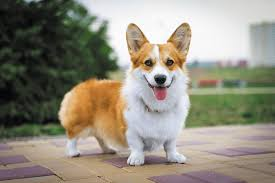
#> input picture CHAPTER08/images/affine.jpg, 275 x 183 px
$ python 08.affine_combination.py
#> lines starting #> are read from the running program, lines starting #| are printed output that depends on the picture
### Common/interpolation.py
import numpy as np, math, cv2
from Common.functions import contain

# [53 lines left out: functions scaling, scaling_nearest, bilinear_value, rotate_pt, not called in this run]

def affine_transform(img,mat):
    size = img.shape[::-1]
    rows, cols = img.shape[:2]
    inv_mat = cv2.invertAffineTransform(mat)
    # 리스트 생성 방식
    pts = [np.dot(inv_mat, (j, i, 1)) for i in range(rows) for j in range(cols)]
    dst = [bilinear_value(img, p) if contain(p, size) else 0 for p in pts]
    dst = np.reshape(dst, (rows, cols)).astype('uint8')

    # [6 lines of commented-out code are left out]

    return dst

### CHAPTER08/08.affine_combination.py
import numpy as np, math, cv2
from Common.interpolation import affine_transform

def getAffineMat(center, degree, fx=1, fy=1, translate=(0,0)):
    scale_mat = np.eye(3, dtype=np.float32)
    cen_trans = np.eye(3, dtype=np.float32)
    org_trans = np.eye(3, dtype=np.float32)
    trans_mat = np.eye(3, dtype=np.float32)
    rot_mat = np.eye(3, dtype=np.float32)

    radian = degree / 180 * np.pi
    rot_mat[0] = [ np.cos(radian), np.sin(radian), 0]
    rot_mat[1] = [-np.sin(radian), np.cos(radian), 0]

    cen_trans[:2, 2] = center
    org_trans[:2, 2] = -center[0], -center[1]
    trans_mat[:2, 2] = translate
    scale_mat[0, 0], scale_mat[1, 1] = fx, fy

    ret_mat = cen_trans.dot(rot_mat.dot(trans_mat.dot(scale_mat.dot(org_trans))))
    # ret_mat = cen_trans.dot(rot_mat.dot(scale_mat.dot(trans_mat.dot(org_trans))))
    return np.delete(ret_mat, 2, axis=0)

image = cv2.imread("images/affine.jpg", cv2.IMREAD_GRAYSCALE)
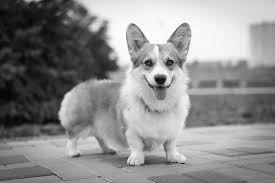
#> image: shape (183, 275); min 0, max 255, mean 140.3
if image is None: raise Exception("영상파일 읽기 에러")

size = image.shape[::-1]
#> size = (275, 183)
center = np.divmod(size, 2)[0]
#> center = [137, 91]
angle, tr = 45, (200, 0)

aff_mat1 = getAffineMat(center, angle)
aff_mat2 = getAffineMat((0, 0), 0, 2.0, 1.5)
aff_mat3 = getAffineMat(center, angle, 0.7, 0.7)
aff_mat4 = getAffineMat(center, angle, 0.7, 0.7, tr)

dst1 = cv2.warpAffine(image, aff_mat1, size)
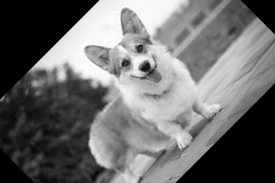
#> dst1: shape (183, 275); min 0, max 255, mean 107.9
dst2 = cv2.warpAffine(image, aff_mat2, size)
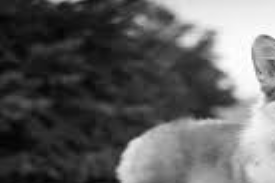
#> dst2: shape (183, 275); min 2, max 255, mean 94.1
dst3 = affine_transform(image, aff_mat3)
#> (the run stopped early here; a loop or call above may not have finished)

$ run again, with CHAPTER08/images/interpolation.jpg copied over CHAPTER08/images/affine.jpg
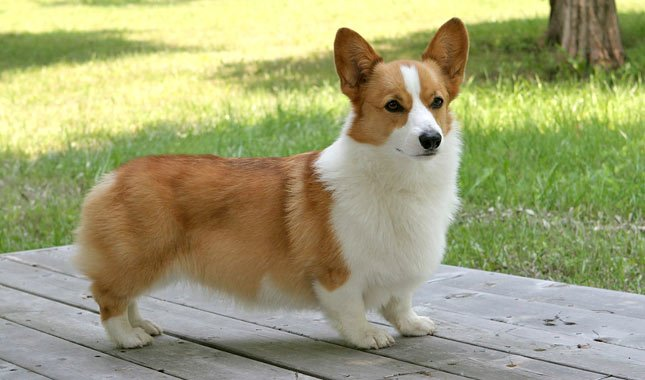
#> input picture CHAPTER08/images/interpolation.jpg, 645 x 380 px
#> `dst1 = cv2.warpAffine(image, aff_mat1, size)`:
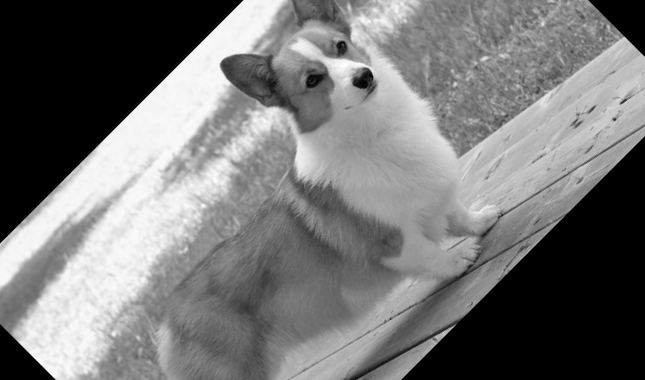
#> dst1: shape (380, 645); min 0, max 255, mean 118.4
#> `dst2 = cv2.warpAffine(image, aff_mat2, size)`:
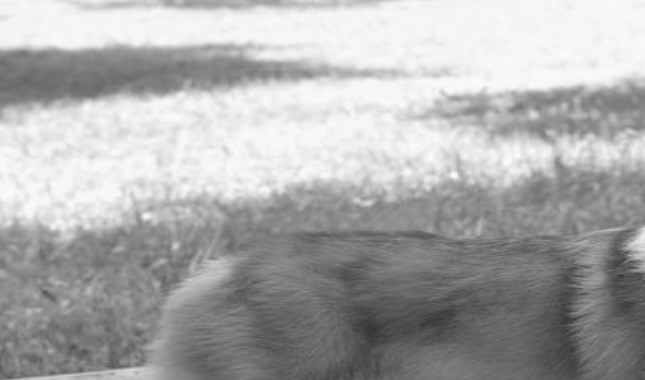
#> dst2: shape (380, 645); min 53, max 253, mean 171.4

$ run again, with CHAPTER08/images/rotate.jpg copied over CHAPTER08/images/affine.jpg
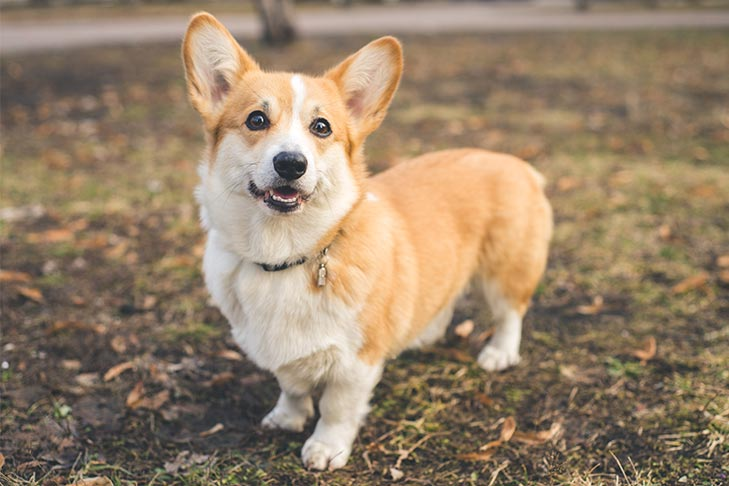
#> input picture CHAPTER08/images/rotate.jpg, 729 x 486 px
#> `dst1 = cv2.warpAffine(image, aff_mat1, size)`:
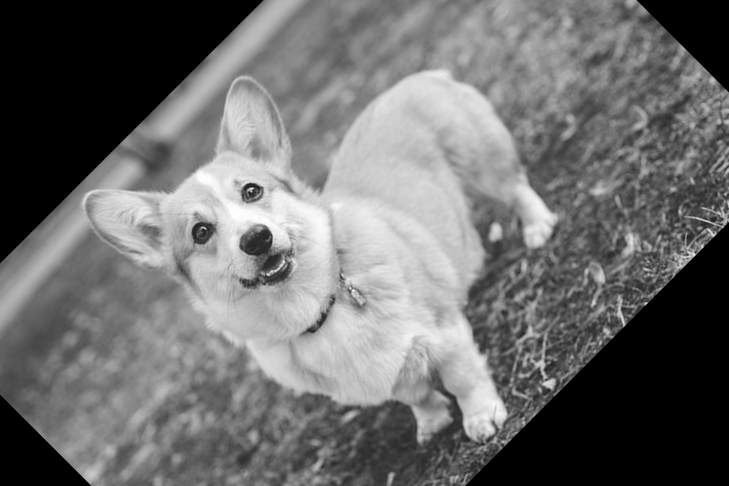
#> dst1: shape (486, 729); min 0, max 255, mean 109.5
#> `dst2 = cv2.warpAffine(image, aff_mat2, size)`:
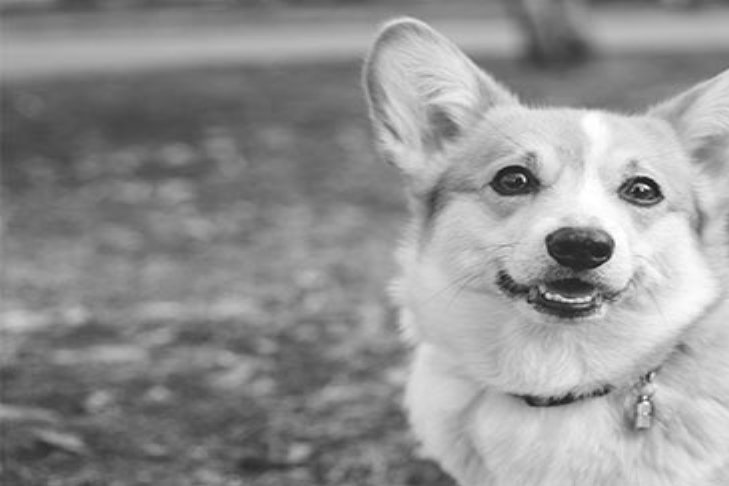
#> dst2: shape (486, 729); min 19, max 255, mean 145.9
